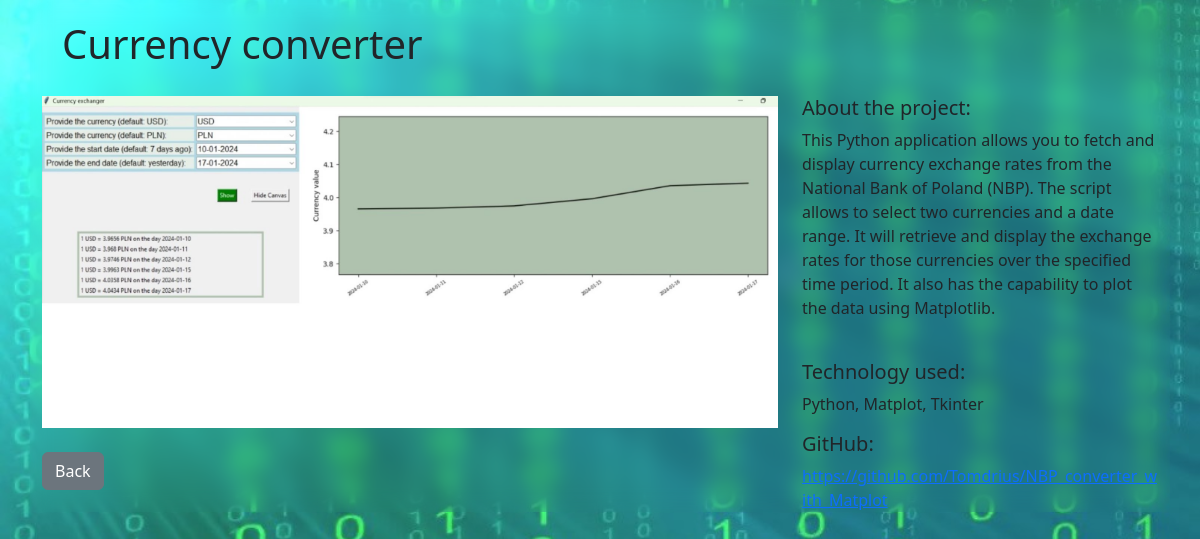
The app's page /projects/2/ with its own data.
### projects/models.py (models this page shows)
class Project(models.Model):
    title = models.CharField(max_length=100)
    description = models.TextField()
    short_description = models.CharField(max_length=250)
    technology = models.CharField(max_length=30)
    image = models.FileField(upload_to="project_images/", blank=True)
    githublink = models.CharField(max_length=60)

### projects/views.py (the view)
# urls.py: path("<int:pk>/", views.project_detail, name="project_detail"),
def project_detail(request, pk):
    project = Project.objects.get(pk=pk)
    context = {
        "project": project
    }
    return render(request, "projects/project_detail.html", context)

### projects/templates/projects/project_detail.html
{% extends "base.html" %}
{% block page_content %}
<h1>{{ project.title }}</h1>
<div class="row">
    <div class="col-md-8">
        {% if project.image %}
            <img src="{{ project.image.url }}" width="100%">
        {% endif %}
        <br><br>
        <a href='{% url "project_index" %}' class="btn btn-secondary">Back</a>
    </div>
    <div class="col-md-4">
        <h5>About the project:</h5>
        <p>{{ project.description }}</p>
        <br>
        <h5>Technology used:</h5>
        <p>{{ project.technology }}</p>
        <h5>GitHub:</h5>
        <a href="{{ project.githublink }}" target="_blank" rel="noopener noreferrer" style="word-break: break-all;">{{ project.githublink }} </a>
    </div>
</div>
{% endblock page_content %}

### static/css/base.css (style rules this page uses)
body { background-image: url('/static/images/background.jpg'); background-size: cover; background-position: center; background-repeat: repeat; background-color: rgba(255, 255, 255, 0.2); backdrop-filter: blur(10px); }
h1, h2, h3 { padding: 20px; }

### records on screen
Project: title "Currency converter", image (picture), description "This Python application allows you to fetch and display currency exchange rates from the National Bank of Poland (NBP). The script allows to select two currencies and a date range. It will retrieve and display the exchange rates for those currencies over the specified time period. It also has the capability to plot the data using Matplotlib.", technology "Python, Matplot, Tkinter", githublink "https://github.com/Tomdrius/NBP_converter_with_Matplot"
